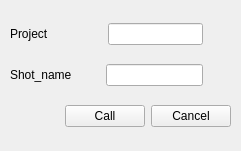
<?xml version="1.0" encoding="UTF-8"?>
<ui version="4.0">
 <class>Form</class>
 <widget class="QWidget" name="Form">
  <property name="geometry">
   <rect>
    <x>0</x>
    <y>0</y>
    <width>241</width>
    <height>151</height>
   </rect>
  </property>
  <property name="windowTitle">
   <string>Form</string>
  </property>
  <widget class="QWidget" name="gridLayoutWidget">
   <property name="geometry">
    <rect>
     <x>10</x>
     <y>10</y>
     <width>221</width>
     <height>131</height>
    </rect>
   </property>
   <layout class="QGridLayout" name="gridLayout">
    <item row="0" column="0">
     <layout class="QHBoxLayout" name="horizontalLayout">
      <item>
       <widget class="QLabel" name="label">
        <property name="text">
         <string>Project</string>
        </property>
       </widget>
      </item>
      <item>
       <spacer name="horizontalSpacer_2">
        <property name="orientation">
         <enum>Qt::Horizontal</enum>
        </property>
        <property name="sizeHint" stdset="0">
         <size>
          <width>65</width>
          <height>20</height>
         </size>
        </property>
       </spacer>
      </item>
      <item>
       <widget class="QLineEdit" name="lineEdit">
        <property name="sizePolicy">
         <sizepolicy hsizetype="Preferred" vsizetype="Fixed">
          <horstretch>0</horstretch>
          <verstretch>0</verstretch>
         </sizepolicy>
        </property>
       </widget>
      </item>
      <item>
       <spacer name="horizontalSpacer_4">
        <property name="orientation">
         <enum>Qt::Horizontal</enum>
        </property>
        <property name="sizeHint" stdset="0">
         <size>
          <width>40</width>
          <height>20</height>
         </size>
        </property>
       </spacer>
      </item>
     </layout>
    </item>
    <item row="1" column="0">
     <layout class="QHBoxLayout" name="horizontalLayout_2">
      <item>
       <widget class="QLabel" name="label_2">
        <property name="text">
         <string>Shot_name</string>
        </property>
       </widget>
      </item>
      <item>
       <spacer name="horizontalSpacer_3">
        <property name="orientation">
         <enum>Qt::Horizontal</enum>
        </property>
        <property name="sizeHint" stdset="0">
         <size>
          <width>40</width>
          <height>20</height>
         </size>
        </property>
       </spacer>
      </item>
      <item>
       <widget class="QLineEdit" name="lineEdit_2"/>
      </item>
      <item>
       <spacer name="horizontalSpacer_5">
        <property name="orientation">
         <enum>Qt::Horizontal</enum>
        </property>
        <property name="sizeHint" stdset="0">
         <size>
          <width>40</width>
          <height>20</height>
         </size>
        </property>
       </spacer>
      </item>
     </layout>
    </item>
    <item row="2" column="0">
     <layout class="QHBoxLayout" name="horizontalLayout_3">
      <item>
       <spacer name="horizontalSpacer">
        <property name="orientation">
         <enum>Qt::Horizontal</enum>
        </property>
        <property name="sizeHint" stdset="0">
         <size>
          <width>54</width>
          <height>20</height>
         </size>
        </property>
       </spacer>
      </item>
      <item>
       <widget class="QPushButton" name="pushButton_2">
        <property name="enabled">
         <bool>true</bool>
        </property>
        <property name="sizePolicy">
         <sizepolicy hsizetype="Preferred" vsizetype="Fixed">
          <horstretch>0</horstretch>
          <verstretch>0</verstretch>
         </sizepolicy>
        </property>
        <property name="maximumSize">
         <size>
          <width>16777215</width>
          <height>16777215</height>
         </size>
        </property>
        <property name="text">
         <string>Call</string>
        </property>
        <property name="iconSize">
         <size>
          <width>16</width>
          <height>16</height>
         </size>
        </property>
       </widget>
      </item>
      <item>
       <widget class="QPushButton" name="pushButton">
        <property name="sizePolicy">
         <sizepolicy hsizetype="Preferred" vsizetype="Fixed">
          <horstretch>0</horstretch>
          <verstretch>0</verstretch>
         </sizepolicy>
        </property>
        <property name="text">
         <string>Cancel</string>
        </property>
       </widget>
      </item>
     </layout>
    </item>
   </layout>
  </widget>
 </widget>
 <resources/>
 <connections/>
</ui>
